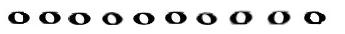
%> input picture Nuty/n1.jpg, 345 x 34 px
$ octave Analiza.m   (GNU Octave 9; MATLAB toolbox functions it lacks are replaced by stand-ins)
%> lines starting %> are read from the running program, lines starting %| are printed output that depends on the picture; in (x1, y1, x2, y2) boxes, pixels count from 0 and x2, y2 are one past the last pixel; in counts of white or black regions, pixels touching at a corner belong together; the program's own positions count from 1
### funWspUczenie.m
function wsp = funWspUczenie(ImNazwa, LiczbaPowtorzen, Stopien)
%> called with LiczbaPowtorzen = 10, Stopien = 0.55
%FUNWSPUCZENIE wyznaczenie wspolczynnikow dla LiczbyPowtorzen o szumie Stopien
%   Funkcja wyznacza wspolczynniki z powtorzonych LiczbaPowtorzen razy
%   zbioru elementow dodajac szum na poziomie Stopien
    im = double(imread(ImNazwa))/255;
%> im: size 34x345x3 double; min 0, max 1, mean 0.874
    im = rgb2gray(im);
%> im: size 34x345 double
    im = ~imbinarize(im, .7);
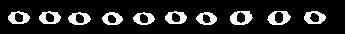
%> im: size 34x345 logical; 14.3% white; 10 white regions, largest, box (x1, y1, x2, y2) and area: (230, 11, 253, 25) 193, (267, 11, 291, 25) 185, (39, 11, 61, 24) 167

    wsp = [];

    for i=1:LiczbaPowtorzen
       wsp = [wsp, wspolczynniki(imbinarize(DodajSzum(im, Stopien), .7))'];
    end
%> this loop made 10 passes
%> pass 1, in DodajSzum, `Notes=im+((imdilate(im,ones(3))-im).*round(rand(h,w)*Stopien));`:
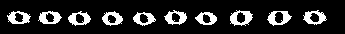
%> Notes: size 34x345 double; values 0 (black) and 1 (white), 15.2% white; 10 white regions, largest, box (x1, y1, x2, y2) and area: (230, 10, 253, 26) 204, (267, 11, 292, 26) 194, (303, 10, 327, 25) 181
%> pass 1, in DodajSzum, `Notes=imclose(Notes,ones(2));`:
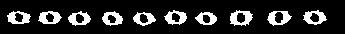
%> Notes: size 34x345 double; values 0 (black) and 1 (white), 15.7% white; 10 white regions, largest, box (x1, y1, x2, y2) and area: (230, 10, 253, 26) 211, (267, 11, 292, 26) 198, (303, 10, 327, 25) 188
%> pass 2, in DodajSzum (call 2), `Notes=im+((imdilate(im,ones(3))-im).*round(rand(h,w)*Stopien));`:
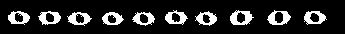
%> Notes: size 34x345 double; values 0 (black) and 1 (white), 15% white; 10 white regions, largest, box (x1, y1, x2, y2) and area: (230, 10, 254, 25) 203, (267, 10, 291, 25) 188, (67, 12, 92, 26) 176
%> pass 2, in DodajSzum (call 2), `Notes=imclose(Notes,ones(2));`:
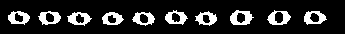
%> Notes: size 34x345 double; values 0 (black) and 1 (white), 15.4% white; 10 white regions, largest, box (x1, y1, x2, y2) and area: (230, 10, 254, 25) 209, (267, 10, 291, 25) 189, (67, 12, 92, 26) 183
end

### DodajSzum.m
function Notes = DodajSzum(im, Stopien)
%DODAJSZUM Dodanie lekkiego szumu do krawedzi
%   Dodanie szumu do krawedzi im o stopniu zaszumienia Stopien
   [h, w] = size(im);
   Notes=im+((imdilate(im,ones(3))-im).*round(rand(h,w)*Stopien));
%    Notes = Notes.*(Notes-imerode(Notes,ones(3)).*round(rand(h,w)*Stopien));
   Notes=imclose(Notes,ones(2));
end

### wspolczynniki.m
function data = wspolczynniki(im)
    a = regionprops(im, 'Image');
    % orientacie
    % oryginal
    fun = {@blairbliss, @c1, @c2, @circ, @daniellson, @feret, @haralick, @malin, @euler, @perim};%, @extremaPion, @extremaPoziom};
    % ogranicony
    % fun = {@blairbliss, @c1, @c2, @circ, @feret, @haralick, @malin, @euler};
    data = zeros(length(a), length(fun));
    for i = 1:length(a)
        for j = 1:length(fun)
            data(i, j) = fun{j}(a(i).Image);
        end
    end
end

### AnalizaDanych.m
function [wspolczynniki, odchylenia] = AnalizaDanych(Nazwy, LiczbaPotorzen, Stopien)
%ANALIZADANYCH Summary of this function goes here
%   Detailed explanation goes here
    [~ , liczbaNazw] = size(Nazwy);
    wspolczynniki = [];
    odchylenia = [];
    for i=1:liczbaNazw
        wspZbior = funWspUczenie(Nazwy(1, i), LiczbaPotorzen, Stopien);
        wspAvr = mean(wspZbior,2);
%> wspAvr = [2.02; 15.25; 25.84; 2.87; 63.44; 0.613; 7.16; 0.694; 0; 59.28]
        wspOdch = (max(wspZbior,[],2) - min(wspZbior,[],2))/2;
%> wspOdch = [0.103; 1.07; 3.66; 0.477; 9.88; 0.0891; 0.645; 0.144; 0; 8.15]
        wspolczynniki = [wspolczynniki, wspAvr];
%> wspolczynniki has the same summary as wspAvr
        odchylenia = [odchylenia, wspOdch];
%> odchylenia has the same summary as wspOdch
    end
%> pass 2 of the loop in AnalizaDanych, `for i=1:liczbaNazw`:
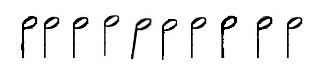
%> input picture Nuty/n2.jpg, 320 x 70 px
%> in funWspUczenie (call 2), `im = ~imbinarize(im, .7);`:
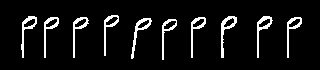
%> im: size 70x320 logical; 7.4% white in thin lines or dots, all inside (x1, y1, x2, y2) = (21, 15, 302, 60)
%> the loop in funWspUczenie (call 2), `for i=1:LiczbaPowtorzen` made 10 passes
%> pass 2, in DodajSzum (call 12), `Notes=imclose(Notes,ones(2));`:
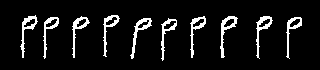
%> Notes: size 70x320 double; values 0 (black) and 1 (white), 8.3% white in thin lines or dots, all inside (x1, y1, x2, y2) = (20, 15, 302, 61)
%> wspAvr = [1.64; 15.4; 41.19; 7.18; 119.4; 2.53; 11.58; 1.68; -0.05; 106.2]
%> wspOdch = [0.119; 1.16; 2.55; 1.43; 26.99; 0.502; 0.548; 0.275; 0.5; 7.59]
%> wspolczynniki = [2.02 1.64; 15.25 15.4; 25.84 41.19; 2.87 7.18; 63.44 119.4; 0.613 2.53; 7.16 11.58; 0.694 1.68; 0 -0.05; 59.28 106.2]
%> odchylenia = [0.103 0.119; 1.07 1.16; 3.66 2.55; 0.477 1.43; 9.88 26.99; 0.0891 0.502; 0.645 0.548; 0.144 0.275; 0 0.5; 8.15 7.59]
%> pass 3 of the loop in AnalizaDanych, `for i=1:liczbaNazw`:
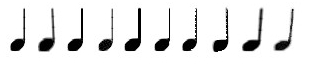
%> input picture Nuty/n4.jpg, 336 x 75 px
%> in funWspUczenie (call 3), `im = ~imbinarize(im, .7);`:
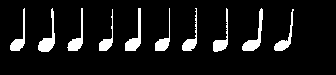
%> im: size 75x336 logical; 8.6% white; 10 white regions, largest, box (x1, y1, x2, y2) and area: (242, 8, 263, 51) 272, (38, 8, 55, 52) 262, (125, 8, 141, 51) 259
%> the loop in funWspUczenie (call 3), `for i=1:LiczbaPowtorzen` made 10 passes
%> pass 2, in DodajSzum (call 22), `Notes=imclose(Notes,ones(2));`:
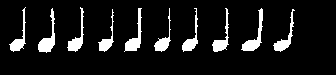
%> Notes: size 75x336 double; values 0 (black) and 1 (white), 9.2% white; 10 white regions, largest, box (x1, y1, x2, y2) and area: (241, 8, 263, 51) 284, (38, 8, 55, 53) 280, (124, 8, 142, 52) 269
%> wspAvr = [1.89; 17.17; 31.92; 3.47; 48.73; 2.6; 13.05; 0.858; 1; 110.7]
%> wspOdch = [0.153; 2.27; 6.37; 0.917; 22.78; 0.577; 0.776; 0.258; 0; 9.4]
%> wspolczynniki = [2.02 1.64 1.89; 15.25 15.4 17.17; 25.84 41.19 31.92; 2.87 7.18 3.47; 63.44 119.4 48.73; 0.613 2.53 2.6; 7.16 11.58 13.05; 0.694 1.68 0.858; 0 -0.05 1; 59.28 106.2 110.7]
%> odchylenia = [0.103 0.119 0.153; 1.07 1.16 2.27; 3.66 2.55 6.37; 0.477 1.43 0.917; 9.88 26.99 22.78; 0.0891 0.502 0.577; 0.645 0.548 0.776; 0.144 0.275 0.258; 0 0.5 0; 8.15 7.59 9.4]
%> the loop made 7 passes; the first 3 are shown
%> the run ends on the next line
end

### Analiza.m
Nazwy = ["Nuty/n1.jpg", "Nuty/n2.jpg", "Nuty/n4.jpg", "Nuty/n8.jpg", "Nuty/n16.png", "Nuty/p1.png", "Nuty/p4.png", "Nuty/p8.png", "Nuty/p16.png", "Nuty/kas.png", "Nuty/krzyzyki.png", "Nuty/bemole.png", "Nuty/k_wiol.png", "Nuty/k_bas.png", "Nuty/m_C.png", "Nuty/m_2_4.png"];
Stopien =0.55; % 0.5 to 0 szumu
LiczbaPowtorzen =10;
[~, LiczbaObiektow] = size(Nazwy);

% -----------Analiza---------------------
[Avr, Range] = AnalizaDanych(Nazwy, LiczbaPowtorzen, Stopien);
